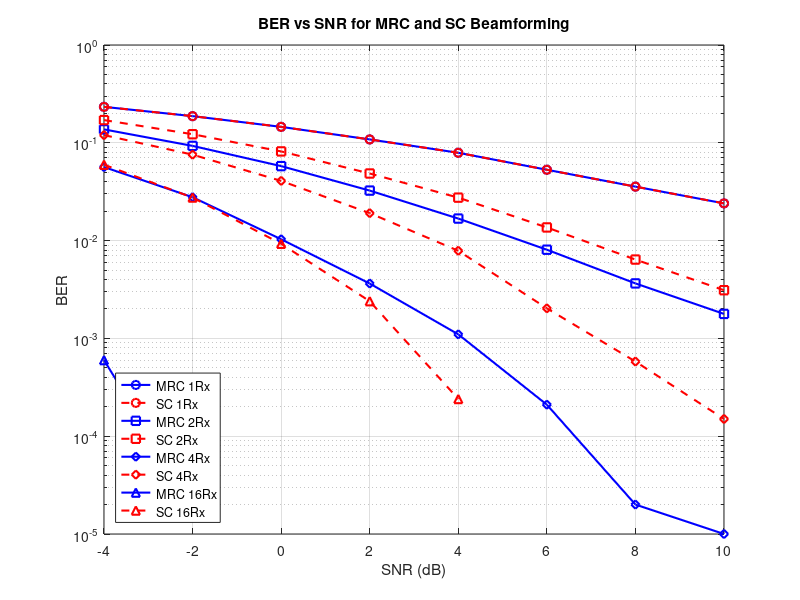

Write the MATLAB code that produced this figure.
clc; clear; close all;

SNR_dB = -4:2:10;
SNR_linear = 10.^(SNR_dB/10);
N = 1e5;       % number of symbols
Es = 1;        % symbol energy
M = [1, 2, 4, 16]; % Number of Rx antennas

ber_mrc = zeros(length(M), length(SNR_dB));
ber_sc = zeros(length(M), length(SNR_dB));

for m = 1:length(M)
    Rx = M(m);
    for i = 1:length(SNR_dB)
        sigma2 = Es / SNR_linear(i);
        bits = randi([0 1], 1, N);
        symbols = 2*bits - 1;  % BPSK: 0 -> -1, 1 -> +1

        % Channel and noise for all Rx antennas
        h = (randn(Rx, N) + 1j*randn(Rx, N)) / sqrt(2);  % Rayleigh
        noise = sqrt(sigma2/2) * (randn(Rx, N) + 1j*randn(Rx, N));
        y = h .* repmat(symbols, Rx, 1) + noise;

        %% --- MRC combining ---
        y_mrc = sum(conj(h) .* y, 1);  % weighted sum
        bits_rx_mrc = real(y_mrc) > 0;
        ber_mrc(m,i) = sum(bits_rx_mrc ~= bits) / N;

        %% --- SC combining ---
        [~, idx] = max(abs(h), [], 1);  % best branch
        linear_idx = sub2ind(size(h), idx, 1:N);  % convert to linear indices
        y_sc = y(linear_idx);  % received signal from best antenna
        h_sc = h(linear_idx);  % channel gain from best antenna
        y_eq = y_sc ./ h_sc;   % equalize
        bits_rx_sc = real(y_eq) > 0;
        ber_sc(m,i) = sum(bits_rx_sc ~= bits) / N;
    end
end

%% === Plotting ===
figure;
markers = {'o', 's', 'd', '^'};
for m = 1:length(M)
    semilogy(SNR_dB, ber_mrc(m,:), ['-b' markers{m}], 'LineWidth', 1.5); hold on;
    semilogy(SNR_dB, ber_sc(m,:), ['--r' markers{m}], 'LineWidth', 1.5);
end
legend('MRC 1Rx','SC 1Rx','MRC 2Rx','SC 2Rx','MRC 4Rx','SC 4Rx','MRC 16Rx','SC 16Rx', 'Location', 'southwest');
xlabel('SNR (dB)'); ylabel('BER'); title('BER vs SNR for MRC and SC Beamforming');
grid on;